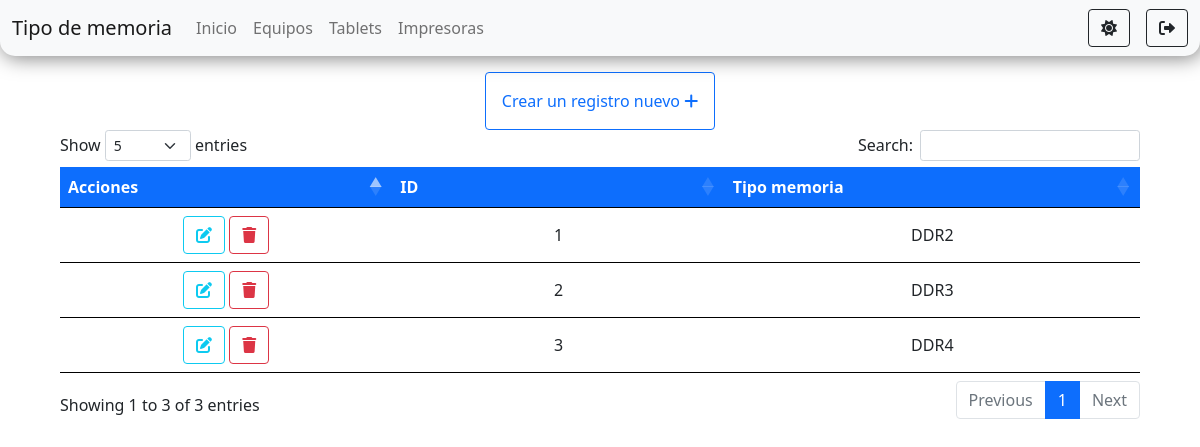
Page /components/addElements/tipo_memorias.php (signed in) on the committed database.
### tables this page shows
CREATE TABLE `tipo_memoria` (
  `id` int(11) NOT NULL,
  `nombre` varchar(100) NOT NULL
);

### tables/tables.php (called while the page is built, shortened)
<?php
    $tipoMemorias = "SELECT * FROM tipo_memoria";
    $tipo_memoriaResult = $connection->query($tipoMemorias);
?>

### components/addElements/tipo_memorias.php (the view, shortened to what this page needs)
<?php
    require_once('../../connection/connection.php');
    require_once('../../tables/tables.php');
?>
<!doctype html>
<html lang="es">
<head>
    <link rel="stylesheet" href="https://cdnjs.cloudflare.com/ajax/libs/font-awesome/6.0.0-beta2/css/all.min.css" />
    <link href="https://cdn.jsdelivr.net/npm/bootstrap@5.1.2/dist/css/bootstrap.min.css" rel="stylesheet"
>
    <link rel="stylesheet" href="https://cdn.datatables.net/1.11.3/css/dataTables.bootstrap5.min.css">
    <link rel="stylesheet" href="../../styles/styles.css">
</head>
<body id="body">
    <nav class="navbar navbar-expand-lg navbar-light bg-light" id="navbar">
        <div class="container-fluid">
            <a class="navbar-brand" href="#">Tipo de memoria</a>
            <div class="collapse navbar-collapse" id="navbarSupportedContent">
                <ul class="navbar-nav me-auto mb-2 mb-lg-0">
                <li class="nav-item">
                        <a class="nav-link" href="../../index.php">Inicio</a>
                    </li>
                    <li class="nav-item">
                        <a class="nav-link" href="../../pages/equipos/equipos.php">Equipos</a>
                    </li>
                    <li class="nav-item">
                        <a class="nav-link" href="../../pages/tablets/tablets.php">Tablets</a>
                    </li>
                    <li class="nav-item">
                        <a class="nav-link" href="../../pages/impresoras/impresoras.php">Impresoras</a>
                    </li>
                </ul>
                <div class="d-flex">
                    <button class="btn me-3 btn-outline-dark" id="btn-oscuro" onclick="onModoOscuro()"  title="Modo oscuro"><i class="fas fa-sun"></i></button>
                    <a href="../../components/router.php?page=logout" class="btn btn-outline-dark" id="btn-salir" title="Salir"><i class="fas fa-sign-out-alt"></i></a>
                </div>
            </div>
        </div>
    </nav>
    <div class="container-fluid d-flex flex-column align-items-center mt-3">
        <a onclick="addTipo_memorias()" class="btn btn-outline-primary p-3">Crear un registro nuevo <i class='fas fa-plus' ></i></a>
        <div class="tabla">
            <table id="equipos" class="table text-center mt-4">
                <thead>
                    <tr class="bg-primary text-white">
                        <th>Acciones</th>
                        <th scope="col">ID</th>
                        <th scope="col">Tipo memoria</th>
                    </tr>
                </thead>
                <tbody>
                    <?php
                        if($tipo_memoriaResult ->num_rows>0){
                            while($row = $tipo_memoriaResult ->fetch_assoc()){
                    ?>
                    <tr>
                        <td>
                            <a onclick="editTipo_memorias(<?php echo $row['id']?>, '<?php echo $row['nombre'] ?>')"  class="btn btn-outline-info"><i class="fas fa-edit"></i></a>
                            <a  onclick="deleteTipo_memorias('<?php echo $row['id']?>', '<?php echo $row['nombre'] ?>')" class="btn btn-outline-danger"><i class="fas fa-trash"></i></a>
                        </td>
                        <td><?php echo $row['id']  ?></td>
                        <td><?php echo $row['nombre'] ?></td>
                    </tr>
                    <?php }} ?>
                </tbody>
            </table>
        </div>
    </div>
</body>
</html>

### styles/styles.css (style rules this page uses)
body { min-height: 100vh; }
#navbar { box-shadow: 2px 2px 20px rgb(0 0 0 / 50%); border-bottom-left-radius: 15px; border-bottom-right-radius: 15px; }
.tabla { height: 85vh; width: 90vw; overflow-x: scroll; }
td { min-width: 100px !important; }
tr { border-bottom: 3px solid black; vertical-align: middle; }

### rows in the picture
tipo_memoria: id "1", nombre "DDR2"
tipo_memoria: id "2", nombre "DDR3"
tipo_memoria: id "3", nombre "DDR4"
